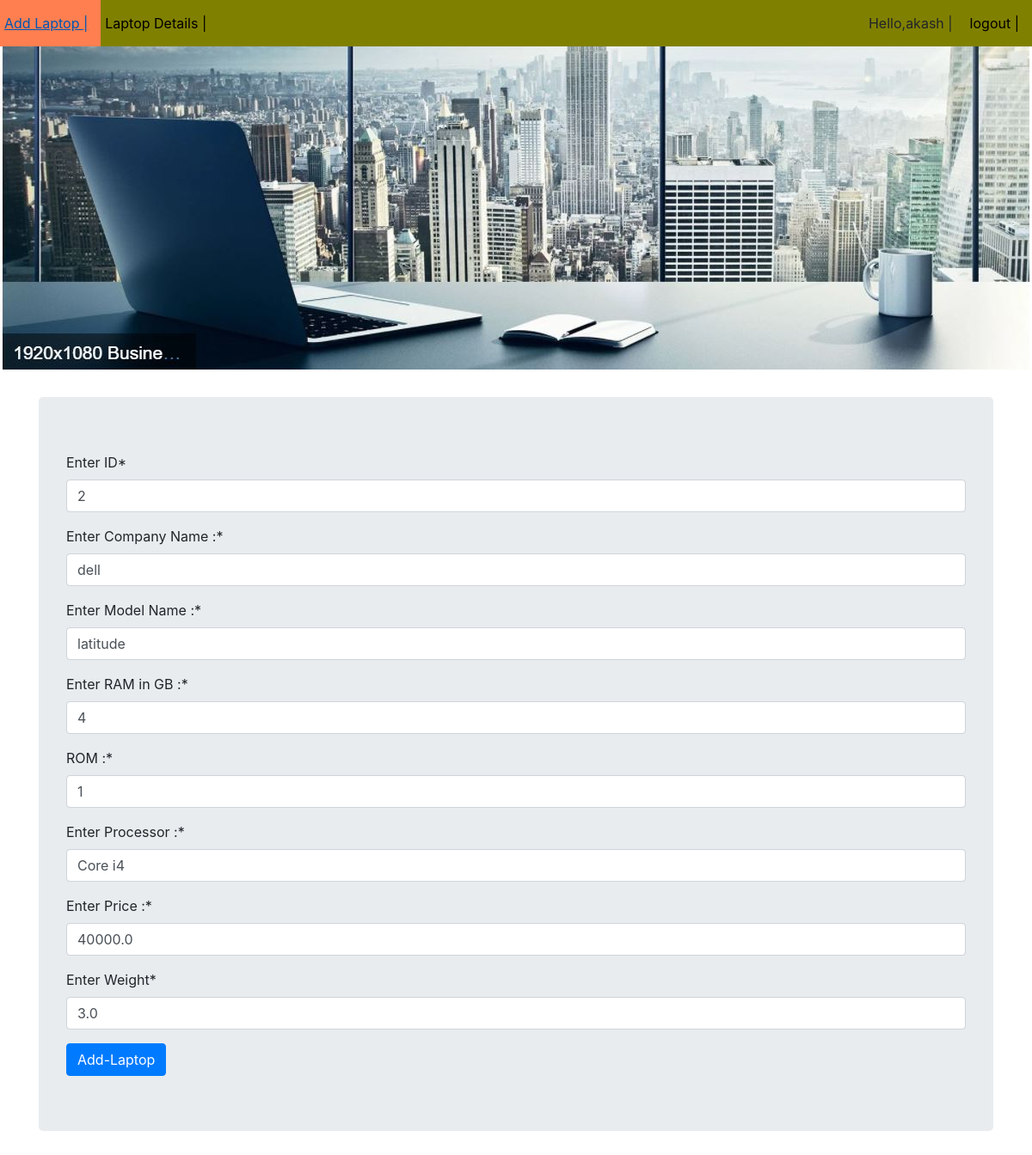
/fa/update/2/ (signed in), run on the app's committed database.
### FirstApp/models.py (models this page shows, shortened)
class Laptop(models.Model):
    lid = models.IntegerField(primary_key=True)
    company = models.CharField(max_length=40)
    model_name = models.CharField(max_length=40)
    ram = models.IntegerField()
    rom = models.IntegerField()
    processor = models.CharField(max_length=40)
    price = models.FloatField()
    weight = models.FloatField()

### FirstApp/views.py (the view, shortened to what this page needs)
# urls.py: path('update/<int:id>/',views.updateView.as_view(),name='update'),
class updateView(LoginRequiredMixin,View):
    def get(self,request,id):
        lap_object = Laptop.objects.get(lid=id)
        form = LaptopModelForm(instance=lap_object)
        template_name = 'FirstApp/addLaptop.html'
        context = {'form': form}
        return render(request, template_name, context)

### FirstApp/forms.py (shortened to what this page needs)
class LaptopModelForm(forms.ModelForm):
    class Meta:
        model = Laptop
        fields = '__all__'
        labels = {
            'lid': 'Enter ID',
            'ram': 'Enter RAM in GB :',
            'rom': 'ROM :',
            'model_name': 'Enter Model Name :',
            'company': 'Enter Company Name :',
            'processor': 'Enter Processor :',
            'price': 'Enter Price :',
            'weight': 'Enter Weight'
        }
        widgets = {'company':forms.TextInput(attrs={'placeholder':'e.g : dell,lenovo'}),
                   'model_name': forms.TextInput(attrs={'placeholder': 'eg : thinkPad,lattitude'}),
                   'ram': forms.NumberInput(attrs={'placeholder': 'eg : 2GB,4GB,8GB'}),
                   'rom':forms.NumberInput(attrs={'placeholder':'eg : 1SSD'}),
                   'processor':forms.TextInput(attrs={'placeholder':'eg : core i3,Xeon'}),
                   'price':forms.NumberInput(attrs={'placeholder':'Enter the price'}),
                   'weight':forms.NumberInput(attrs={'placeholder':'eg : 2kg'})
                   }

### templates/FirstApp/addLaptop.html (shortened to what this page needs)
{% extends 'layout.html' %}
{% load crispy_forms_tags %}
{% block content %}
<div class="container">
    <form method="post" class="jumbotron">
        {{form|crispy}}
        <input type="submit" value="Add-Laptop" class="btn btn-primary">
    </form>
</div>
{% endblock %}

### templates/layout.html (shortened to what this page needs)
<!DOCTYPE html>
{% load static %}
<html lang="en">
<head>
    <link rel="stylesheet" href="https://cdn.jsdelivr.net/npm/bootstrap@4.6.1/dist/css/bootstrap.min.css">
    <link rel="stylesheet" href="{% static 'FirstApp/style.css' %}">
</head>
<body>
<div class="third">
    <ul class="mynavbar">
        <li><a  href="{% url 'add' %}">Add Laptop |</a></li>
        <li><a href="{% url 'show' %}">Laptop Details |</a></li>
        <span class="authlinks">
            {% if user.is_authenticated %}
                <li><a> Hello,{{user.username}} |</a></li>
                <li><a href="{% url 'logout' %}"> logout |</a></li>
            {% else %}
                <li><a href="{% url 'login' %}"> login |</a></li>
                <li><a href="{% url 'register' %}"> Register |</a></li>
            {% endif %}
        </span>
    </ul>
    <br><br><br><br><br><br><br><br><br><br><br><br><br><br><br><br><br>
    {% block content %}{% endblock %}
</div>
</body>
</html>

### static/FirstApp/style.css (style rules this page uses)
.mynavbar { background-color : olive; list-style-type : none; overflow : hidden; margin : 0; padding :0; }
li { float : left; }
li a { padding:15px 15px 15px 5px; color : black; display : block; }
.authlinks { float:right; }
body { background-image: url("Capture_1.JPG"); background-repeat: no-repeat; }

### data on the page
Laptop: lid "2", company "dell", model_name "latitude", ram "4", rom "1", processor "Core i4", price "40000.0", weight "3.0"

### other printed values
{{ user.username }} "akash"
